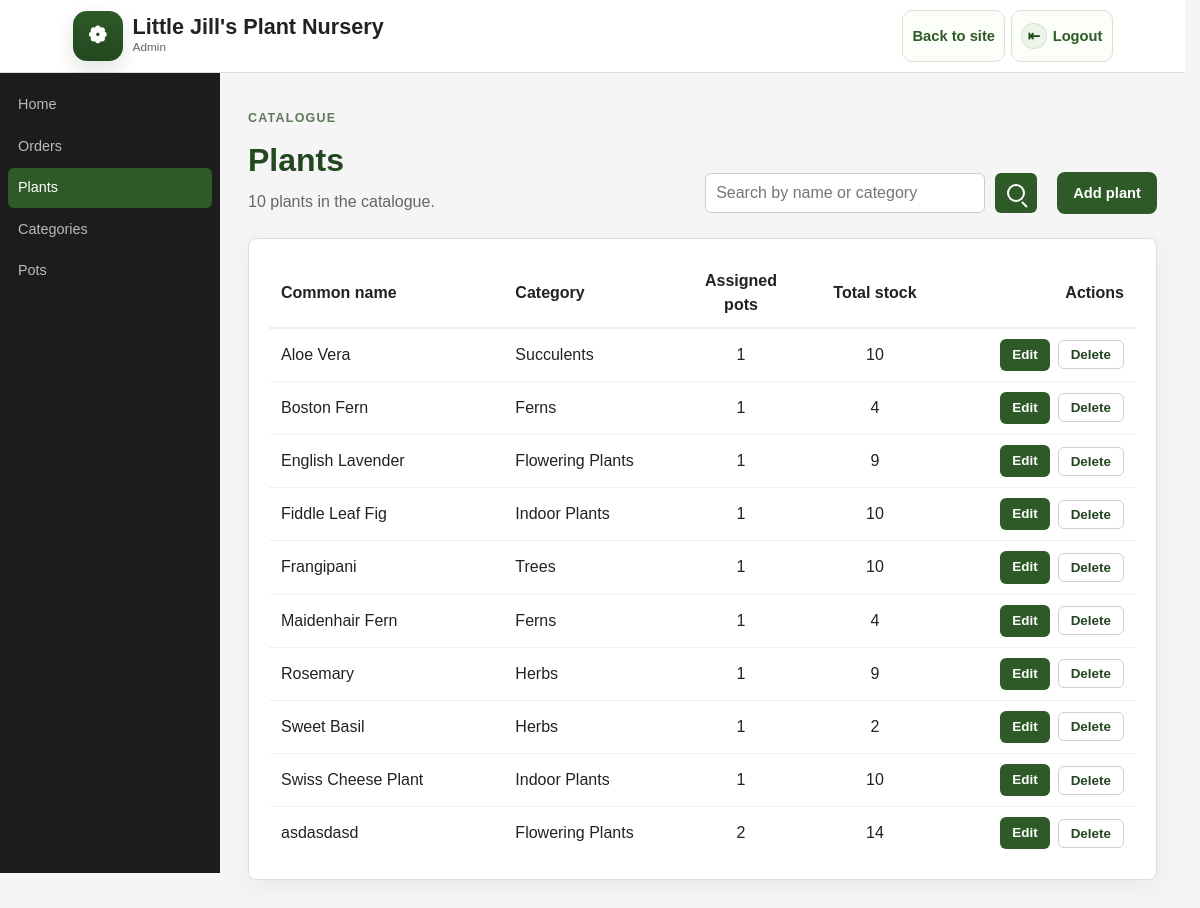
/admin/plants (signed in), run on the app's committed database.
### models.py (models this page shows, shortened)
class Plant(db.Model):
    id: Mapped[int] = mapped_column(primary_key=True)
    common_name: Mapped[str] = mapped_column(String(100))
    scientific_name: Mapped[Optional[str]] = mapped_column(String(100))
    category_id: Mapped[Optional[int]] = mapped_column(ForeignKey('category.id'))
    species_id: Mapped[Optional[int]] = mapped_column(ForeignKey('species.id'))
    variety_id: Mapped[Optional[int]] = mapped_column(ForeignKey('variety.id'))
    description: Mapped[Optional[str]] = mapped_column(String(200))
    colour: Mapped[Optional[str]] = mapped_column(String(50))
    growth_width: Mapped[Optional[float]] = mapped_column(Float)
    growth_height: Mapped[Optional[float]] = mapped_column(Float)
    fragrant: Mapped[Optional[bool]] = mapped_column(Boolean, default=False)
    frost_sensitive: Mapped[Optional[bool]] = mapped_column(Boolean, default=False)
    flowering_period: Mapped[Optional[str]] = mapped_column(String(200))
    light_requirements: Mapped[Optional[str]] = mapped_column(String(200))
    soil_requirements: Mapped[Optional[str]] = mapped_column(String(200))
    planting_advice: Mapped[Optional[str]] = mapped_column(String(200))
    watering_needs: Mapped[Optional[str]] = mapped_column(String(200))
    pruning_needs: Mapped[Optional[str]] = mapped_column(String(200))
    images: Mapped[Optional[list]] = mapped_column(JSON, default=list)
    plant_pots: Mapped[list["PlantPot"]] = relationship(back_populates="plant")
    cart_items: Mapped[list["CartItem"]] = relationship(back_populates="plant")

class Category(db.Model):
    id: Mapped[int] = mapped_column(primary_key=True)
    name: Mapped[str] = mapped_column(String(100), nullable=False)
    image_filename: Mapped[Optional[str]] = mapped_column(String(255))
    description: Mapped[Optional[str]] = mapped_column(String(255))

### admin.py (the view, shortened to what this page needs)
@admin_bp.route("/plants")
@staff_required
def plants():
    categories = Category.query.all()
    category_map = {category.id: category.name for category in categories}
    search_query = request.args.get("q", "").strip()
    plants = Plant.query.order_by(Plant.common_name).all()
    plant_rows = []
    for plant in plants:
        category_name = category_map.get(plant.category_id)
        plant_rows.append(
            {
                "id": plant.id,
                "common_name": plant.common_name,
                "category_name": category_name,
                "assigned_pot_count": len(plant.plant_pots),
                "total_stock": sum(plant_pot.stock_qty for plant_pot in plant.plant_pots),
            }
        )
    return render_template(
        "admin/plants.html",
        plants=plant_rows,
        total_plants=len(plants),
        search_query=search_query,
    )

### admin.py (called while the page is built)
def staff_required(f):
    @wraps(f)
    @login_required
    def decorated(*args, **kwargs):
        if not current_user.is_staff:
            abort(403)
        return f(*args, **kwargs)
    return decorated

### app.py (called while the page is built)
@login_manager.user_loader
def load_user(user_id):
    return User.query.get(int(user_id))

def decimal_price(value):
    if value is None:
        return Decimal("0.00")
    if isinstance(value, Decimal):
        return value.quantize(Decimal("0.01"))
    return Decimal(str(value)).quantize(Decimal("0.01"))

def build_cart_summary(cart):
    items = []
    subtotal = Decimal("0.00")
    for item in cart.items:
        unit_price = decimal_price(item.unit_price_snapshot)
        line_total = unit_price * item.quantity
        subtotal += line_total
        items.append(
            {
                "id": item.id,
                "plant_id": item.plant_id,
                "pot_id": item.pot_id,
                "name": item.plant_name_snapshot,
                "pot_size": item.pot_size_snapshot,
                "image_filename": item.image_snapshot,
                "quantity": item.quantity,
                "unit_price": unit_price,
                "line_total": line_total,
                "plant": item.plant,
            }
        )
    return {
        "items": items,
        "subtotal": subtotal,
        "total": subtotal,
        "item_count": sum(item["quantity"] for item in items),
    }

def get_active_cart(user):
    return (
        Cart.query.filter_by(user_id=user.id, status="active")
        .order_by(Cart.updated_at.desc(), Cart.id.desc())
        .first()
    )

def get_header_cart_summary():
    if not current_user.is_authenticated:
        return {
            "header_cart_item_count": 0,
            "header_cart_total": Decimal("0.00"),
        }
    cart = get_active_cart(current_user)
    if cart is None:
        return {
            "header_cart_item_count": 0,
            "header_cart_total": Decimal("0.00"),
        }
    summary = build_cart_summary(cart)
    return {
        "header_cart_item_count": summary["item_count"],
        "header_cart_total": summary["total"],
    }

@app.context_processor
def inject_header_cart_summary():
    return get_header_cart_summary()

### templates/admin/plants.html (shortened to what this page needs)
{% extends 'admin/_base.html' %}
{% block content %}
<header class="admin-page-header">
    <div>
        <p class="page-header__eyebrow">Catalogue</p>
        <h1>Plants</h1>
        {% if search_query %}
            <p class="muted">{{ plants|length }} of {{ total_plants }} plant{% if total_plants != 1 %}s{% endif %} match "{{ search_query }}".</p>
        {% else %}
            <p class="muted">{{ total_plants }} plant{% if total_plants != 1 %}s{% endif %} in the catalogue.</p>
        {% endif %}
    </div>
    <div class="admin-page-header__actions">
        <form class="admin-search-form admin-search-form--inline" method="get" action="{{ url_for('admin.plants') }}">
            <input id="plant-search" type="text" name="q" value="{{ search_query }}" placeholder="Search by name or category">
            <button class="button-link button-link--sm admin-search-submit" type="submit" aria-label="Search">
                <span class="admin-search-icon" aria-hidden="true"></span>
            </button>
        </form>
        <a class="button-link" href="{{ url_for('admin.create_plant') }}">Add plant</a>
    </div>
</header>
<section class="card card--soft">
    {% if plants %}
    <table class="data-table admin-plants-table">
        <thead>
            <tr>
                <th>Common name</th>
                <th>Category</th>
                <th>Assigned pots</th>
                <th>Total stock</th>
                <th style="text-align:right;">Actions</th>
            </tr>
        </thead>
        <tbody>
            {% for plant in plants %}
            <tr>
                <td>{{ plant.common_name }}</td>
                <td>
                    {% if plant.category_name %}
                        {{ plant.category_name }}
                    {% else %}
                        <span class="muted">Not set</span>
                    {% endif %}
                </td>
                <td>{{ plant.assigned_pot_count }}</td>
                <td>{{ plant.total_stock }}</td>
                <td>
                    <div class="admin-table-actions">
                        <a class="button-link button-link--sm"
                           href="{{ url_for('admin.plant_detail', id=plant.id) }}"
                           style="width:auto;">
                            Edit
                        </a>
                        <form method="post"
                              action="{{ url_for('admin.delete_plant', id=plant.id) }}"
                              style="display:inline;"
                              onsubmit="return confirm('Delete {{ plant.common_name }}? This cannot be undone.');">
                            <button class="button-link button-link--sm button-secondary"
                                    type="submit"
                                    style="width:auto;">
                                Delete
                            </button>
                        </form>
                    </div>
                </td>
            </tr>
            {% endfor %}
        </tbody>
    </table>
    {% endif %}
</section>
{% endblock %}

### static/css/base.css (style rules this page uses)
body { margin: 0; font-family: Arial, sans-serif; background: #f5f5f5; color: #222; line-height: 1.5; }
html { scrollbar-gutter: stable; }
.muted { color: #666; }

### static/css/buttons.css (style rules this page uses)
button { padding: 10px 14px; border: none; border-radius: 6px; background: #2d5a27; color: #fff; cursor: pointer; }
.button-link { display: inline-flex; align-items: center; justify-content: center; padding: 10px 16px; border-radius: 8px; background: #2d5a27; color: #fff; text-decoration: none; font-weight: 600; font-size: 0.92rem; border: none; cursor: pointer; }
.button-link--sm { padding: 6px 12px; font-size: 0.84rem; border-radius: 6px; }
.button-secondary { background: #fff; color: #23471f; border: 1px solid #c7d6c3; }

### static/css/forms.css (style rules this page uses)
input[type="text"], input[type="email"], input[type="password"], input[type="number"], textarea, select { width: 100%; padding: 10px; border: 1px solid #ccc; border-radius: 6px; box-sizing: border-box; background: #fff; font-family: inherit; font-size: inherit; }

### static/css/cards.css (style rules this page uses)
.card { background: #fff; border: 1px solid #ddd; border-radius: 8px; padding: 20px; margin-bottom: 20px; }
.card--soft { border-color: #d8e3d5; box-shadow: 0 8px 22px rgba(35, 71, 31, 0.06); }
.data-table { width: 100%; border-collapse: collapse; }
.data-table th, .data-table td { padding: 10px 12px; text-align: left; border-bottom: 1px solid #f0f0f0; }
.data-table th { font-weight: 600; border-bottom: 2px solid #eee; }
.data-table tr:last-child td { border-bottom: none; }

### static/css/plants.css (style rules this page uses)
.page-header__eyebrow { margin: 0 0 8px; font-size: 0.78rem; font-weight: 700; letter-spacing: 0.1em; text-transform: uppercase; color: #5e7a58; }

### static/css/admin.css (style rules this page uses)
.admin-page-header, .admin-detail-header { display: flex; justify-content: space-between; align-items: flex-end; gap: 16px; margin-bottom: 20px; padding: 8px 0 4px; }
.admin-page-header h1, .admin-detail-header h1 { margin: 0 0 6px; color: #23471f; font-size: 2rem; }
.admin-page-header .muted, .admin-detail-header .muted { margin: 0; }
.admin-page-header__actions { display: flex; align-items: center; justify-content: flex-end; gap: 10px; }
.admin-page-header__actions > .button-link { width: auto; white-space: nowrap; }
.admin-table-actions { display: flex; justify-content: flex-end; align-items: center; gap: 8px; }
.admin-table-actions form { display: inline-flex; margin: 0; }
.admin-table-actions .button-link { width: auto; }
.admin-search-form { display: grid; grid-template-columns: minmax(240px, 360px) auto auto; gap: 10px; align-items: center; justify-content: end; margin-bottom: 16px; }
.admin-search-form .button-link { width: auto; min-height: 40px; }
.admin-search-form--inline { grid-template-columns: minmax(180px, 280px) auto auto; margin-bottom: 0; }
.admin-search-submit { min-width: 42px; padding-left: 12px; padding-right: 12px; }
.admin-search-icon { position: relative; display: inline-block; width: 14px; height: 14px; border: 2px solid currentColor; border-radius: 50%; }
.admin-search-icon::after { content: ""; position: absolute; width: 7px; height: 2px; right: -6px; bottom: -3px; background: currentColor; transform: rotate(45deg); transform-origin: left center; }
.admin-plants-table th:nth-last-child(2), .admin-plants-table td:nth-last-child(2), .admin-plants-table th:nth-last-child(3), .admin-plants-table td:nth-last-child(3) { width: 110px; text-align: center; }
.admin-plants-table { table-layout: fixed; }
.admin-plants-table th:first-child, .admin-plants-table td:first-child { width: 34%; }
.admin-plants-table th:nth-child(2), .admin-plants-table td:nth-child(2) { width: 24%; }
.admin-plants-table th:last-child, .admin-plants-table td:last-child { width: 170px; text-align: right; }

### data on the page
Plant: common_name "Aloe Vera"
Category: category_name "Succulents"
Plant: common_name "Boston Fern"
Category: category_name "Ferns" "Ferns"
Plant: common_name "English Lavender"
Category: category_name "Flowering Plants" "Flowering Plants"
Plant: common_name "Fiddle Leaf Fig"
Category: category_name "Indoor Plants" "Indoor Plants"
Plant: common_name "Frangipani"
Category: category_name "Trees"
Plant: common_name "Maidenhair Fern"
Plant: common_name "Rosemary"
Category: category_name "Herbs" "Herbs"
Plant: common_name "Sweet Basil"
Plant: common_name "Swiss Cheese Plant"
Plant: common_name "asdasdasd"

### other printed values
{{ total_plants }} "10"
{{ plant.assigned_pot_count }} "1" "1" "1" "1" "1" "1" "1" "1" "1" "2"
{{ plant.total_stock }} "10" "4" "9" "10" "10" "4" "9" "2" "10" "14"
